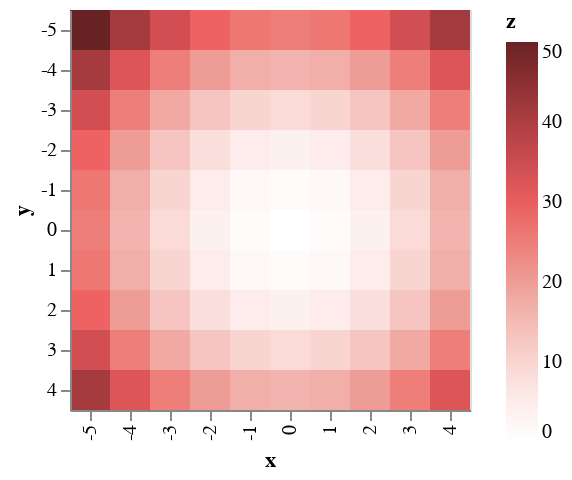

Notebook source saved alongside this figure:
### Code cell
import altair as alt
import numpy as np
import pandas as pd

# Compute x^2 + y^2 across a 2D grid
x, y = np.meshgrid(range(-5, 5), range(-5, 5))
z = x ** 2 + y ** 2

# Convert this grid to columnar data expected by Altair
source = pd.DataFrame({'x': x.ravel(),
                     'y': y.ravel(),
                     'z': z.ravel()})

alt.Chart(source).mark_rect().encode(
    x='x:O',
    y='y:O',
    color=Color('z:Q', scale=Scale(type='linear', range=cie.search_result().colors[:180]))
)

# Chart(flight_rows).mark_text(
#        applyColorToBackground=True
#    ).encode(
#        row=Row('month', sort='none'),
#        column='year',
#        text=Text(value=' '),
#        color=Color('passengers', scale=Scale(type='linear', range=cie.search_result().colors))
#    ).configure_scale(
#        textBandWidth=55,
#        bandSize=60
#    )

### Figure 1 — Vega-Lite specification as saved in the notebook (floating-point values rounded to 4 significant figures; data arrays with more than 128 entries replaced by an {"elided": "..."} marker saying what was removed)
{"config": {"view": {"continuousWidth": 400, "continuousHeight": 300}}, "data": {"name": "data-1487c93b91dee61ec4c167e470e512f4"}, "mark": "rect", "encoding": {"color": {"field": "z", "scale": {"range": {"elided": "180 str values"}, "type": "linear"}, "type": "quantitative"}, "x": {"field": "x", "type": "ordinal"}, "y": {"field": "y", "type": "ordinal"}}, "$schema": "https://vega.github.io/schema/vega-lite/v4.17.0.json", "datasets": {"data-1487c93b91dee61ec4c167e470e512f4": [{"x": -5, "y": -5, "z": 50}, {"x": -4, "y": -5, "z": 41}, {"x": -3, "y": -5, "z": 34}, {"x": -2, "y": -5, "z": 29}, {"x": -1, "y": -5, "z": 26}, {"x": 0, "y": -5, "z": 25}, {"x": 1, "y": -5, "z": 26}, {"x": 2, "y": -5, "z": 29}, {"x": 3, "y": -5, "z": 34}, {"x": 4, "y": -5, "z": 41}, {"x": -5, "y": -4, "z": 41}, {"x": -4, "y": -4, "z": 32}, {"x": -3, "y": -4, "z": 25}, {"x": -2, "y": -4, "z": 20}, {"x": -1, "y": -4, "z": 17}, {"x": 0, "y": -4, "z": 16}, {"x": 1, "y": -4, "z": 17}, {"x": 2, "y": -4, "z": 20}, {"x": 3, "y": -4, "z": 25}, {"x": 4, "y": -4, "z": 32}, {"x": -5, "y": -3, "z": 34}, {"x": -4, "y": -3, "z": 25}, {"x": -3, "y": -3, "z": 18}, {"x": -2, "y": -3, "z": 13}, {"x": -1, "y": -3, "z": 10}, {"x": 0, "y": -3, "z": 9}, {"x": 1, "y": -3, "z": 10}, {"x": 2, "y": -3, "z": 13}, {"x": 3, "y": -3, "z": 18}, {"x": 4, "y": -3, "z": 25}, {"x": -5, "y": -2, "z": 29}, {"x": -4, "y": -2, "z": 20}, {"x": -3, "y": -2, "z": 13}, {"x": -2, "y": -2, "z": 8}, {"x": -1, "y": -2, "z": 5}, {"x": 0, "y": -2, "z": 4}, {"x": 1, "y": -2, "z": 5}, {"x": 2, "y": -2, "z": 8}, {"x": 3, "y": -2, "z": 13}, {"x": 4, "y": -2, "z": 20}, {"x": -5, "y": -1, "z": 26}, {"x": -4, "y": -1, "z": 17}, {"x": -3, "y": -1, "z": 10}, {"x": -2, "y": -1, "z": 5}, {"x": -1, "y": -1, "z": 2}, {"x": 0, "y": -1, "z": 1}, {"x": 1, "y": -1, "z": 2}, {"x": 2, "y": -1, "z": 5}, {"x": 3, "y": -1, "z": 10}, {"x": 4, "y": -1, "z": 17}, {"x": -5, "y": 0, "z": 25}, {"x": -4, "y": 0, "z": 16}, {"x": -3, "y": 0, "z": 9}, {"x": -2, "y": 0, "z": 4}, {"x": -1, "y": 0, "z": 1}, {"x": 0, "y": 0, "z": 0}, {"x": 1, "y": 0, "z": 1}, {"x": 2, "y": 0, "z": 4}, {"x": 3, "y": 0, "z": 9}, {"x": 4, "y": 0, "z": 16}, {"x": -5, "y": 1, "z": 26}, {"x": -4, "y": 1, "z": 17}, {"x": -3, "y": 1, "z": 10}, {"x": -2, "y": 1, "z": 5}, {"x": -1, "y": 1, "z": 2}, {"x": 0, "y": 1, "z": 1}, {"x": 1, "y": 1, "z": 2}, {"x": 2, "y": 1, "z": 5}, {"x": 3, "y": 1, "z": 10}, {"x": 4, "y": 1, "z": 17}, {"x": -5, "y": 2, "z": 29}, {"x": -4, "y": 2, "z": 20}, {"x": -3, "y": 2, "z": 13}, {"x": -2, "y": 2, "z": 8}, {"x": -1, "y": 2, "z": 5}, {"x": 0, "y": 2, "z": 4}, {"x": 1, "y": 2, "z": 5}, {"x": 2, "y": 2, "z": 8}, {"x": 3, "y": 2, "z": 13}, {"x": 4, "y": 2, "z": 20}, {"x": -5, "y": 3, "z": 34}, {"x": -4, "y": 3, "z": 25}, {"x": -3, "y": 3, "z": 18}, {"x": -2, "y": 3, "z": 13}, {"x": -1, "y": 3, "z": 10}, {"x": 0, "y": 3, "z": 9}, {"x": 1, "y": 3, "z": 10}, {"x": 2, "y": 3, "z": 13}, {"x": 3, "y": 3, "z": 18}, {"x": 4, "y": 3, "z": 25}, {"x": -5, "y": 4, "z": 41}, {"x": -4, "y": 4, "z": 32}, {"x": -3, "y": 4, "z": 25}, {"x": -2, "y": 4, "z": 20}, {"x": -1, "y": 4, "z": 17}, {"x": 0, "y": 4, "z": 16}, {"x": 1, "y": 4, "z": 17}, {"x": 2, "y": 4, "z": 20}, {"x": 3, "y": 4, "z": 25}, {"x": 4, "y": 4, "z": 32}]}}
